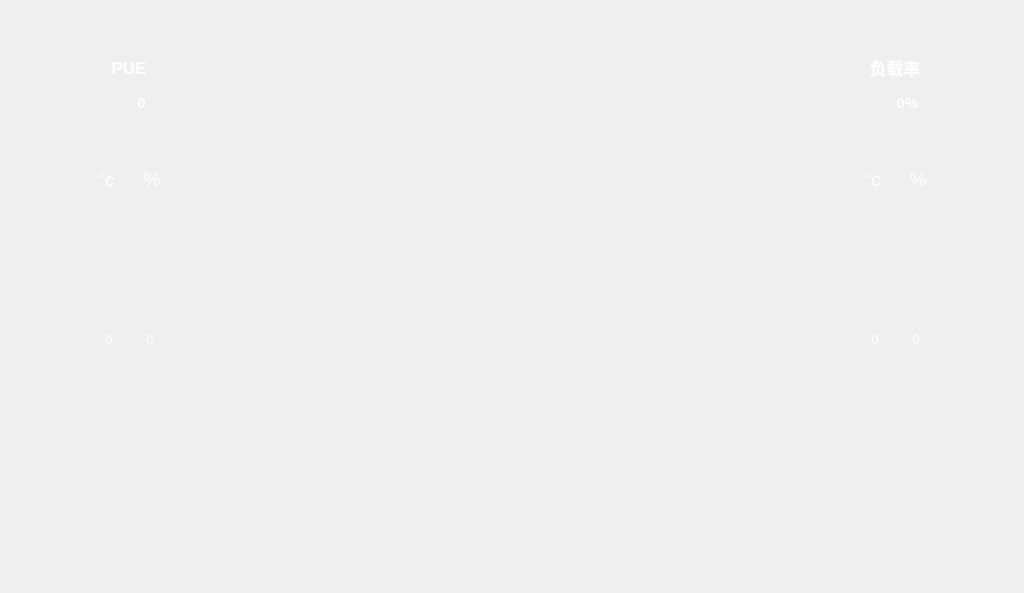
<?xml version="1.0" encoding="UTF-8"?>
<ui version="4.0">
 <class>PageSysOverview_</class>
 <widget class="QWidget" name="PageSysOverview_">
  <property name="geometry">
   <rect>
    <x>0</x>
    <y>0</y>
    <width>1024</width>
    <height>593</height>
   </rect>
  </property>
  <property name="windowTitle">
   <string>Form</string>
  </property>
  <layout class="QVBoxLayout" name="verticalLayout_5">
   <property name="leftMargin">
    <number>0</number>
   </property>
   <property name="topMargin">
    <number>0</number>
   </property>
   <property name="rightMargin">
    <number>0</number>
   </property>
   <property name="bottomMargin">
    <number>0</number>
   </property>
   <item>
    <widget class="QWidget" name="wgtRender" native="true">
     <layout class="QHBoxLayout" name="horizontalLayout_3">
      <property name="topMargin">
       <number>0</number>
      </property>
      <item>
       <spacer name="horizontalSpacer_18">
        <property name="orientation">
         <enum>Qt::Horizontal</enum>
        </property>
        <property name="sizeType">
         <enum>QSizePolicy::Fixed</enum>
        </property>
        <property name="sizeHint" stdset="0">
         <size>
          <width>60</width>
          <height>20</height>
         </size>
        </property>
       </spacer>
      </item>
      <item>
       <widget class="QWidget" name="wgtLeft" native="true">
        <property name="sizePolicy">
         <sizepolicy hsizetype="Preferred" vsizetype="Expanding">
          <horstretch>0</horstretch>
          <verstretch>0</verstretch>
         </sizepolicy>
        </property>
        <property name="minimumSize">
         <size>
          <width>120</width>
          <height>542</height>
         </size>
        </property>
        <property name="maximumSize">
         <size>
          <width>120</width>
          <height>16777215</height>
         </size>
        </property>
        <property name="styleSheet">
         <string notr="true"/>
        </property>
        <layout class="QVBoxLayout" name="verticalLayout_9">
         <property name="spacing">
          <number>10</number>
         </property>
         <property name="leftMargin">
          <number>10</number>
         </property>
         <property name="topMargin">
          <number>0</number>
         </property>
         <property name="rightMargin">
          <number>10</number>
         </property>
         <property name="bottomMargin">
          <number>0</number>
         </property>
         <item>
          <spacer name="verticalSpacer_2">
           <property name="orientation">
            <enum>Qt::Vertical</enum>
           </property>
           <property name="sizeType">
            <enum>QSizePolicy::Fixed</enum>
           </property>
           <property name="sizeHint" stdset="0">
            <size>
             <width>20</width>
             <height>50</height>
            </size>
           </property>
          </spacer>
         </item>
         <item>
          <layout class="QVBoxLayout" name="verticalLayout_8">
           <property name="spacing">
            <number>5</number>
           </property>
           <item>
            <widget class="QWidget" name="wgtPUE" native="true">
             <property name="minimumSize">
              <size>
               <width>100</width>
               <height>80</height>
              </size>
             </property>
             <property name="maximumSize">
              <size>
               <width>100</width>
               <height>80</height>
              </size>
             </property>
             <property name="styleSheet">
              <string notr="true">.QWidget#wgtPUE
{
 border-radius:0px;
 border-color: rgb(52, 101, 164);
 border-image: url(:/image/w_border.png);
}
</string>
             </property>
             <layout class="QVBoxLayout" name="verticalLayout_2">
              <property name="spacing">
               <number>0</number>
              </property>
              <property name="leftMargin">
               <number>10</number>
              </property>
              <property name="topMargin">
               <number>0</number>
              </property>
              <property name="rightMargin">
               <number>10</number>
              </property>
              <property name="bottomMargin">
               <number>10</number>
              </property>
              <item>
               <widget class="QLabel" name="lbPueName">
                <property name="minimumSize">
                 <size>
                  <width>0</width>
                  <height>0</height>
                 </size>
                </property>
                <property name="maximumSize">
                 <size>
                  <width>16777215</width>
                  <height>45</height>
                 </size>
                </property>
                <property name="font">
                 <font>
                  <pointsize>13</pointsize>
                  <weight>75</weight>
                  <bold>true</bold>
                 </font>
                </property>
                <property name="styleSheet">
                 <string notr="true">color: #FFFFFF;</string>
                </property>
                <property name="text">
                 <string>PUE</string>
                </property>
                <property name="alignment">
                 <set>Qt::AlignCenter</set>
                </property>
               </widget>
              </item>
              <item>
               <layout class="QHBoxLayout" name="horizontalLayout_2">
                <property name="spacing">
                 <number>0</number>
                </property>
                <item>
                 <widget class="QLabel" name="label_2">
                  <property name="minimumSize">
                   <size>
                    <width>25</width>
                    <height>25</height>
                   </size>
                  </property>
                  <property name="maximumSize">
                   <size>
                    <width>25</width>
                    <height>25</height>
                   </size>
                  </property>
                  <property name="styleSheet">
                   <string notr="true">border-image: url(:/image/w_load.png);</string>
                  </property>
                  <property name="text">
                   <string/>
                  </property>
                 </widget>
                </item>
                <item>
                 <widget class="QLabel" name="lblPueVal">
                  <property name="minimumSize">
                   <size>
                    <width>0</width>
                    <height>0</height>
                   </size>
                  </property>
                  <property name="maximumSize">
                   <size>
                    <width>16777215</width>
                    <height>45</height>
                   </size>
                  </property>
                  <property name="font">
                   <font>
                    <pointsize>11</pointsize>
                    <weight>75</weight>
                    <bold>true</bold>
                   </font>
                  </property>
                  <property name="styleSheet">
                   <string notr="true">color: #FFFFFF;</string>
                  </property>
                  <property name="text">
                   <string>0</string>
                  </property>
                  <property name="alignment">
                   <set>Qt::AlignCenter</set>
                  </property>
                 </widget>
                </item>
               </layout>
              </item>
             </layout>
            </widget>
           </item>
          </layout>
         </item>
         <item>
          <widget class="QWidget" name="wgtCold" native="true">
           <property name="minimumSize">
            <size>
             <width>100</width>
             <height>360</height>
            </size>
           </property>
           <property name="maximumSize">
            <size>
             <width>100</width>
             <height>360</height>
            </size>
           </property>
           <property name="styleSheet">
            <string notr="true">.QWidget#wgtCold
{
 border-radius:0px;
 border-color: rgb(52, 101, 164);
 border-image: url(:/image/w_border2.png);
}
</string>
           </property>
           <layout class="QVBoxLayout" name="verticalLayout_7">
            <property name="spacing">
             <number>0</number>
            </property>
            <item>
             <layout class="QVBoxLayout" name="verticalLayout_4">
              <property name="spacing">
               <number>3</number>
              </property>
              <item>
               <widget class="QLabel" name="lblCold">
                <property name="maximumSize">
                 <size>
                  <width>16777215</width>
                  <height>45</height>
                 </size>
                </property>
                <property name="font">
                 <font>
                  <pointsize>13</pointsize>
                 </font>
                </property>
                <property name="styleSheet">
                 <string notr="true">color: #FFFFFF;</string>
                </property>
                <property name="text">
                 <string/>
                </property>
                <property name="alignment">
                 <set>Qt::AlignCenter</set>
                </property>
               </widget>
              </item>
              <item>
               <layout class="QHBoxLayout" name="horizontalLayout_7">
                <property name="spacing">
                 <number>10</number>
                </property>
                <item>
                 <widget class="QLabel" name="label_8">
                  <property name="minimumSize">
                   <size>
                    <width>0</width>
                    <height>15</height>
                   </size>
                  </property>
                  <property name="maximumSize">
                   <size>
                    <width>16777215</width>
                    <height>15</height>
                   </size>
                  </property>
                  <property name="font">
                   <font>
                    <pointsize>14</pointsize>
                   </font>
                  </property>
                  <property name="styleSheet">
                   <string notr="true">color: #FFFFFF;</string>
                  </property>
                  <property name="text">
                   <string>°c</string>
                  </property>
                  <property name="alignment">
                   <set>Qt::AlignCenter</set>
                  </property>
                 </widget>
                </item>
                <item>
                 <widget class="QLabel" name="label_9">
                  <property name="minimumSize">
                   <size>
                    <width>0</width>
                    <height>15</height>
                   </size>
                  </property>
                  <property name="maximumSize">
                   <size>
                    <width>16777215</width>
                    <height>15</height>
                   </size>
                  </property>
                  <property name="font">
                   <font>
                    <pointsize>14</pointsize>
                   </font>
                  </property>
                  <property name="styleSheet">
                   <string notr="true">color: #FFFFFF;</string>
                  </property>
                  <property name="text">
                   <string>%</string>
                  </property>
                  <property name="alignment">
                   <set>Qt::AlignCenter</set>
                  </property>
                 </widget>
                </item>
               </layout>
              </item>
             </layout>
            </item>
            <item>
             <layout class="QHBoxLayout" name="horizontalLayout_5">
              <property name="spacing">
               <number>0</number>
              </property>
              <item>
               <widget class="QWidget" name="wgtColdTmp" native="true">
                <property name="styleSheet">
                 <string notr="true">.QWidget#wgtColdTmp{
border-image: url(:/image/w_proL0.png);
}</string>
                </property>
                <layout class="QVBoxLayout" name="verticalLayout_11">
                 <property name="spacing">
                  <number>0</number>
                 </property>
                 <property name="leftMargin">
                  <number>0</number>
                 </property>
                 <property name="topMargin">
                  <number>0</number>
                 </property>
                 <property name="rightMargin">
                  <number>0</number>
                 </property>
                 <property name="bottomMargin">
                  <number>0</number>
                 </property>
                 <item>
                  <spacer name="verticalSpacer_5">
                   <property name="orientation">
                    <enum>Qt::Vertical</enum>
                   </property>
                   <property name="sizeHint" stdset="0">
                    <size>
                     <width>20</width>
                     <height>134</height>
                    </size>
                   </property>
                  </spacer>
                 </item>
                 <item>
                  <widget class="QLabel" name="lblColdTmpVal">
                   <property name="minimumSize">
                    <size>
                     <width>0</width>
                     <height>25</height>
                    </size>
                   </property>
                   <property name="maximumSize">
                    <size>
                     <width>16777215</width>
                     <height>25</height>
                    </size>
                   </property>
                   <property name="styleSheet">
                    <string notr="true">color: white;</string>
                   </property>
                   <property name="text">
                    <string>0</string>
                   </property>
                   <property name="alignment">
                    <set>Qt::AlignCenter</set>
                   </property>
                  </widget>
                 </item>
                 <item>
                  <spacer name="verticalSpacer_6">
                   <property name="orientation">
                    <enum>Qt::Vertical</enum>
                   </property>
                   <property name="sizeHint" stdset="0">
                    <size>
                     <width>20</width>
                     <height>133</height>
                    </size>
                   </property>
                  </spacer>
                 </item>
                </layout>
               </widget>
              </item>
              <item>
               <widget class="QWidget" name="wgtColdHum" native="true">
                <property name="maximumSize">
                 <size>
                  <width>40</width>
                  <height>16777215</height>
                 </size>
                </property>
                <property name="styleSheet">
                 <string notr="true">.QWidget#wgtColdHum{
border-image: url(:/image/w_proR0.png);
}</string>
                </property>
                <layout class="QVBoxLayout" name="verticalLayout_14">
                 <property name="spacing">
                  <number>0</number>
                 </property>
                 <property name="leftMargin">
                  <number>0</number>
                 </property>
                 <property name="topMargin">
                  <number>0</number>
                 </property>
                 <property name="rightMargin">
                  <number>0</number>
                 </property>
                 <property name="bottomMargin">
                  <number>0</number>
                 </property>
                 <item>
                  <spacer name="verticalSpacer_7">
                   <property name="orientation">
                    <enum>Qt::Vertical</enum>
                   </property>
                   <property name="sizeHint" stdset="0">
                    <size>
                     <width>20</width>
                     <height>134</height>
                    </size>
                   </property>
                  </spacer>
                 </item>
                 <item>
                  <widget class="QLabel" name="lblColdHumVal">
                   <property name="minimumSize">
                    <size>
                     <width>0</width>
                     <height>25</height>
                    </size>
                   </property>
                   <property name="maximumSize">
                    <size>
                     <width>16777215</width>
                     <height>25</height>
                    </size>
                   </property>
                   <property name="styleSheet">
                    <string notr="true">color: white;</string>
                   </property>
                   <property name="text">
                    <string>0</string>
                   </property>
                   <property name="alignment">
                    <set>Qt::AlignCenter</set>
                   </property>
                  </widget>
                 </item>
                 <item>
                  <spacer name="verticalSpacer_8">
                   <property name="orientation">
                    <enum>Qt::Vertical</enum>
                   </property>
                   <property name="sizeHint" stdset="0">
                    <size>
                     <width>20</width>
                     <height>133</height>
                    </size>
                   </property>
                  </spacer>
                 </item>
                </layout>
               </widget>
              </item>
             </layout>
            </item>
           </layout>
          </widget>
         </item>
         <item>
          <spacer name="verticalSpacer">
           <property name="orientation">
            <enum>Qt::Vertical</enum>
           </property>
           <property name="sizeHint" stdset="0">
            <size>
             <width>20</width>
             <height>81</height>
            </size>
           </property>
          </spacer>
         </item>
        </layout>
       </widget>
      </item>
      <item>
       <layout class="QVBoxLayout" name="verticalLayout_10">
        <item>
         <spacer name="verticalSpacer_11">
          <property name="orientation">
           <enum>Qt::Vertical</enum>
          </property>
          <property name="sizeType">
           <enum>QSizePolicy::Fixed</enum>
          </property>
          <property name="sizeHint" stdset="0">
           <size>
            <width>60</width>
            <height>50</height>
           </size>
          </property>
         </spacer>
        </item>
        <item>
         <widget class="QWidget" name="wgtMid" native="true">
          <property name="sizePolicy">
           <sizepolicy hsizetype="Expanding" vsizetype="Preferred">
            <horstretch>0</horstretch>
            <verstretch>0</verstretch>
           </sizepolicy>
          </property>
          <property name="minimumSize">
           <size>
            <width>380</width>
            <height>390</height>
           </size>
          </property>
          <property name="maximumSize">
           <size>
            <width>16777215</width>
            <height>16777215</height>
           </size>
          </property>
          <property name="styleSheet">
           <string notr="true"/>
          </property>
          <layout class="QHBoxLayout" name="horizontalLayout_8">
           <item>
            <spacer name="horizontalSpacer">
             <property name="orientation">
              <enum>Qt::Horizontal</enum>
             </property>
             <property name="sizeHint" stdset="0">
              <size>
               <width>102</width>
               <height>20</height>
              </size>
             </property>
            </spacer>
           </item>
           <item>
            <widget class="QLabel" name="label_4">
             <property name="minimumSize">
              <size>
               <width>380</width>
               <height>390</height>
              </size>
             </property>
             <property name="maximumSize">
              <size>
               <width>380</width>
               <height>390</height>
              </size>
             </property>
             <property name="styleSheet">
              <string notr="true">border-image: url(:/image/render_.png);</string>
             </property>
             <property name="text">
              <string/>
             </property>
             <property name="alignment">
              <set>Qt::AlignCenter</set>
             </property>
            </widget>
           </item>
           <item>
            <spacer name="horizontalSpacer_2">
             <property name="orientation">
              <enum>Qt::Horizontal</enum>
             </property>
             <property name="sizeHint" stdset="0">
              <size>
               <width>102</width>
               <height>20</height>
              </size>
             </property>
            </spacer>
           </item>
          </layout>
         </widget>
        </item>
        <item>
         <spacer name="verticalSpacer_10">
          <property name="orientation">
           <enum>Qt::Vertical</enum>
          </property>
          <property name="sizeType">
           <enum>QSizePolicy::Preferred</enum>
          </property>
          <property name="sizeHint" stdset="0">
           <size>
            <width>5</width>
            <height>40</height>
           </size>
          </property>
         </spacer>
        </item>
       </layout>
      </item>
      <item>
       <widget class="QWidget" name="wgtRight" native="true">
        <property name="minimumSize">
         <size>
          <width>120</width>
          <height>542</height>
         </size>
        </property>
        <property name="maximumSize">
         <size>
          <width>120</width>
          <height>16777215</height>
         </size>
        </property>
        <property name="styleSheet">
         <string notr="true"/>
        </property>
        <layout class="QVBoxLayout" name="verticalLayout_13">
         <property name="spacing">
          <number>10</number>
         </property>
         <property name="leftMargin">
          <number>10</number>
         </property>
         <property name="topMargin">
          <number>0</number>
         </property>
         <property name="rightMargin">
          <number>10</number>
         </property>
         <property name="bottomMargin">
          <number>0</number>
         </property>
         <item>
          <spacer name="verticalSpacer_4">
           <property name="orientation">
            <enum>Qt::Vertical</enum>
           </property>
           <property name="sizeType">
            <enum>QSizePolicy::Fixed</enum>
           </property>
           <property name="sizeHint" stdset="0">
            <size>
             <width>20</width>
             <height>50</height>
            </size>
           </property>
          </spacer>
         </item>
         <item>
          <layout class="QVBoxLayout" name="verticalLayout_12">
           <property name="spacing">
            <number>5</number>
           </property>
           <item>
            <widget class="QWidget" name="wgtLoad" native="true">
             <property name="minimumSize">
              <size>
               <width>100</width>
               <height>80</height>
              </size>
             </property>
             <property name="maximumSize">
              <size>
               <width>100</width>
               <height>80</height>
              </size>
             </property>
             <property name="styleSheet">
              <string notr="true">.QWidget#wgtLoad
{
 border-radius:0px;
 border-color: rgb(52, 101, 164);
 border-image: url(:/image/w_border.png);
}
</string>
             </property>
             <layout class="QVBoxLayout" name="verticalLayout">
              <property name="spacing">
               <number>0</number>
              </property>
              <property name="leftMargin">
               <number>10</number>
              </property>
              <property name="topMargin">
               <number>0</number>
              </property>
              <property name="rightMargin">
               <number>10</number>
              </property>
              <property name="bottomMargin">
               <number>10</number>
              </property>
              <item>
               <widget class="QLabel" name="lblLoadName">
                <property name="minimumSize">
                 <size>
                  <width>0</width>
                  <height>0</height>
                 </size>
                </property>
                <property name="maximumSize">
                 <size>
                  <width>16777215</width>
                  <height>45</height>
                 </size>
                </property>
                <property name="font">
                 <font>
                  <pointsize>13</pointsize>
                  <weight>75</weight>
                  <bold>true</bold>
                 </font>
                </property>
                <property name="styleSheet">
                 <string notr="true">color: #FFFFFF;</string>
                </property>
                <property name="text">
                 <string>负载率</string>
                </property>
                <property name="alignment">
                 <set>Qt::AlignCenter</set>
                </property>
               </widget>
              </item>
              <item>
               <layout class="QHBoxLayout" name="horizontalLayout">
                <property name="spacing">
                 <number>0</number>
                </property>
                <item>
                 <widget class="QLabel" name="label">
                  <property name="minimumSize">
                   <size>
                    <width>25</width>
                    <height>25</height>
                   </size>
                  </property>
                  <property name="maximumSize">
                   <size>
                    <width>25</width>
                    <height>25</height>
                   </size>
                  </property>
                  <property name="styleSheet">
                   <string notr="true">border-image: url(:/image/w_pue.png);</string>
                  </property>
                  <property name="text">
                   <string/>
                  </property>
                 </widget>
                </item>
                <item>
                 <widget class="QLabel" name="lblLoadRateVal">
                  <property name="minimumSize">
                   <size>
                    <width>0</width>
                    <height>0</height>
                   </size>
                  </property>
                  <property name="maximumSize">
                   <size>
                    <width>16777215</width>
                    <height>45</height>
                   </size>
                  </property>
                  <property name="font">
                   <font>
                    <pointsize>11</pointsize>
                    <weight>75</weight>
                    <bold>true</bold>
                   </font>
                  </property>
                  <property name="styleSheet">
                   <string notr="true">color: #FFFFFF;</string>
                  </property>
                  <property name="text">
                   <string>0%</string>
                  </property>
                  <property name="alignment">
                   <set>Qt::AlignCenter</set>
                  </property>
                 </widget>
                </item>
               </layout>
              </item>
             </layout>
            </widget>
           </item>
          </layout>
         </item>
         <item>
          <widget class="QWidget" name="wgtHot" native="true">
           <property name="minimumSize">
            <size>
             <width>80</width>
             <height>360</height>
            </size>
           </property>
           <property name="maximumSize">
            <size>
             <width>100</width>
             <height>360</height>
            </size>
           </property>
           <property name="styleSheet">
            <string notr="true">.QWidget#wgtHot
{
 border-radius:0px;
 border-color: rgb(52, 101, 164);
 border-image: url(:/image/w_border2.png);
}
</string>
           </property>
           <layout class="QVBoxLayout" name="verticalLayout_6">
            <property name="spacing">
             <number>0</number>
            </property>
            <item>
             <layout class="QVBoxLayout" name="verticalLayout_3">
              <property name="spacing">
               <number>3</number>
              </property>
              <item>
               <widget class="QLabel" name="lblHot">
                <property name="maximumSize">
                 <size>
                  <width>16777215</width>
                  <height>45</height>
                 </size>
                </property>
                <property name="font">
                 <font>
                  <pointsize>13</pointsize>
                 </font>
                </property>
                <property name="styleSheet">
                 <string notr="true">color: #FFFFFF;</string>
                </property>
                <property name="text">
                 <string/>
                </property>
                <property name="alignment">
                 <set>Qt::AlignCenter</set>
                </property>
               </widget>
              </item>
              <item>
               <layout class="QHBoxLayout" name="horizontalLayout_6">
                <property name="spacing">
                 <number>10</number>
                </property>
                <item>
                 <widget class="QLabel" name="label_5">
                  <property name="minimumSize">
                   <size>
                    <width>0</width>
                    <height>15</height>
                   </size>
                  </property>
                  <property name="maximumSize">
                   <size>
                    <width>16777215</width>
                    <height>15</height>
                   </size>
                  </property>
                  <property name="font">
                   <font>
                    <pointsize>14</pointsize>
                   </font>
                  </property>
                  <property name="styleSheet">
                   <string notr="true">color: #FFFFFF;</string>
                  </property>
                  <property name="text">
                   <string>°c</string>
                  </property>
                  <property name="alignment">
                   <set>Qt::AlignCenter</set>
                  </property>
                 </widget>
                </item>
                <item>
                 <widget class="QLabel" name="label_6">
                  <property name="minimumSize">
                   <size>
                    <width>0</width>
                    <height>15</height>
                   </size>
                  </property>
                  <property name="maximumSize">
                   <size>
                    <width>16777215</width>
                    <height>15</height>
                   </size>
                  </property>
                  <property name="font">
                   <font>
                    <pointsize>14</pointsize>
                   </font>
                  </property>
                  <property name="styleSheet">
                   <string notr="true">color: #FFFFFF;</string>
                  </property>
                  <property name="text">
                   <string>%</string>
                  </property>
                  <property name="alignment">
                   <set>Qt::AlignCenter</set>
                  </property>
                 </widget>
                </item>
               </layout>
              </item>
             </layout>
            </item>
            <item>
             <layout class="QHBoxLayout" name="horizontalLayout_4">
              <property name="spacing">
               <number>0</number>
              </property>
              <item>
               <widget class="QWidget" name="wgtHotTmp" native="true">
                <property name="styleSheet">
                 <string notr="true">.QWidget#wgtHotTmp{
border-image: url(:/image/w_proL0.png);
}</string>
                </property>
                <layout class="QVBoxLayout" name="verticalLayout_15">
                 <property name="spacing">
                  <number>0</number>
                 </property>
                 <property name="leftMargin">
                  <number>0</number>
                 </property>
                 <property name="topMargin">
                  <number>0</number>
                 </property>
                 <property name="rightMargin">
                  <number>0</number>
                 </property>
                 <property name="bottomMargin">
                  <number>0</number>
                 </property>
                 <item>
                  <spacer name="verticalSpacer_9">
                   <property name="orientation">
                    <enum>Qt::Vertical</enum>
                   </property>
                   <property name="sizeHint" stdset="0">
                    <size>
                     <width>20</width>
                     <height>134</height>
                    </size>
                   </property>
                  </spacer>
                 </item>
                 <item>
                  <widget class="QLabel" name="lblHotTmpVal">
                   <property name="minimumSize">
                    <size>
                     <width>0</width>
                     <height>25</height>
                    </size>
                   </property>
                   <property name="maximumSize">
                    <size>
                     <width>16777215</width>
                     <height>25</height>
                    </size>
                   </property>
                   <property name="styleSheet">
                    <string notr="true">color: white;</string>
                   </property>
                   <property name="text">
                    <string>0</string>
                   </property>
                   <property name="alignment">
                    <set>Qt::AlignCenter</set>
                   </property>
                  </widget>
                 </item>
                 <item>
                  <spacer name="verticalSpacer_12">
                   <property name="orientation">
                    <enum>Qt::Vertical</enum>
                   </property>
                   <property name="sizeHint" stdset="0">
                    <size>
                     <width>20</width>
                     <height>133</height>
                    </size>
                   </property>
                  </spacer>
                 </item>
                </layout>
               </widget>
              </item>
              <item>
               <widget class="QWidget" name="wgtHotHum" native="true">
                <property name="maximumSize">
                 <size>
                  <width>40</width>
                  <height>16777215</height>
                 </size>
                </property>
                <property name="styleSheet">
                 <string notr="true">.QWidget#wgtHotHum{
border-image: url(:/image/w_proR0.png);
}</string>
                </property>
                <layout class="QVBoxLayout" name="verticalLayout_16">
                 <property name="spacing">
                  <number>0</number>
                 </property>
                 <property name="leftMargin">
                  <number>0</number>
                 </property>
                 <property name="topMargin">
                  <number>0</number>
                 </property>
                 <property name="rightMargin">
                  <number>0</number>
                 </property>
                 <property name="bottomMargin">
                  <number>0</number>
                 </property>
                 <item>
                  <spacer name="verticalSpacer_13">
                   <property name="orientation">
                    <enum>Qt::Vertical</enum>
                   </property>
                   <property name="sizeHint" stdset="0">
                    <size>
                     <width>20</width>
                     <height>134</height>
                    </size>
                   </property>
                  </spacer>
                 </item>
                 <item>
                  <widget class="QLabel" name="lblHotHumVal">
                   <property name="minimumSize">
                    <size>
                     <width>0</width>
                     <height>25</height>
                    </size>
                   </property>
                   <property name="maximumSize">
                    <size>
                     <width>16777215</width>
                     <height>25</height>
                    </size>
                   </property>
                   <property name="styleSheet">
                    <string notr="true">color: white;</string>
                   </property>
                   <property name="text">
                    <string>0</string>
                   </property>
                   <property name="alignment">
                    <set>Qt::AlignCenter</set>
                   </property>
                  </widget>
                 </item>
                 <item>
                  <spacer name="verticalSpacer_14">
                   <property name="orientation">
                    <enum>Qt::Vertical</enum>
                   </property>
                   <property name="sizeHint" stdset="0">
                    <size>
                     <width>20</width>
                     <height>133</height>
                    </size>
                   </property>
                  </spacer>
                 </item>
                </layout>
               </widget>
              </item>
             </layout>
            </item>
           </layout>
          </widget>
         </item>
         <item>
          <spacer name="verticalSpacer_3">
           <property name="orientation">
            <enum>Qt::Vertical</enum>
           </property>
           <property name="sizeHint" stdset="0">
            <size>
             <width>20</width>
             <height>81</height>
            </size>
           </property>
          </spacer>
         </item>
        </layout>
       </widget>
      </item>
      <item>
       <spacer name="horizontalSpacer_17">
        <property name="orientation">
         <enum>Qt::Horizontal</enum>
        </property>
        <property name="sizeType">
         <enum>QSizePolicy::Fixed</enum>
        </property>
        <property name="sizeHint" stdset="0">
         <size>
          <width>60</width>
          <height>20</height>
         </size>
        </property>
       </spacer>
      </item>
     </layout>
    </widget>
   </item>
  </layout>
 </widget>
 <resources/>
 <connections/>
</ui>
